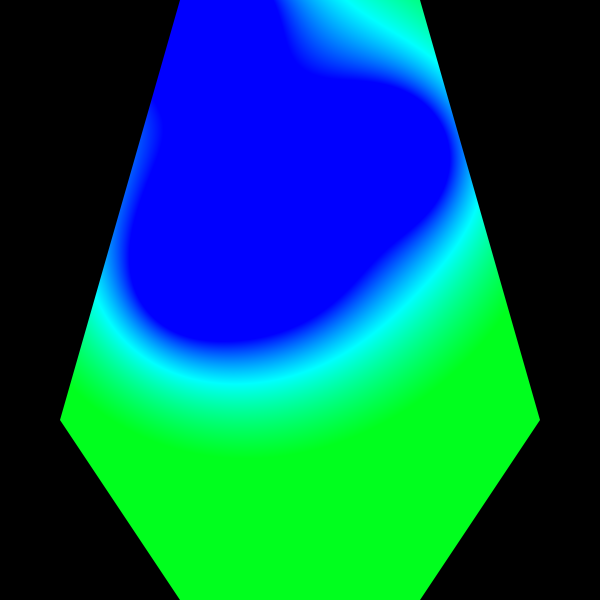
Frame 1 (no input)
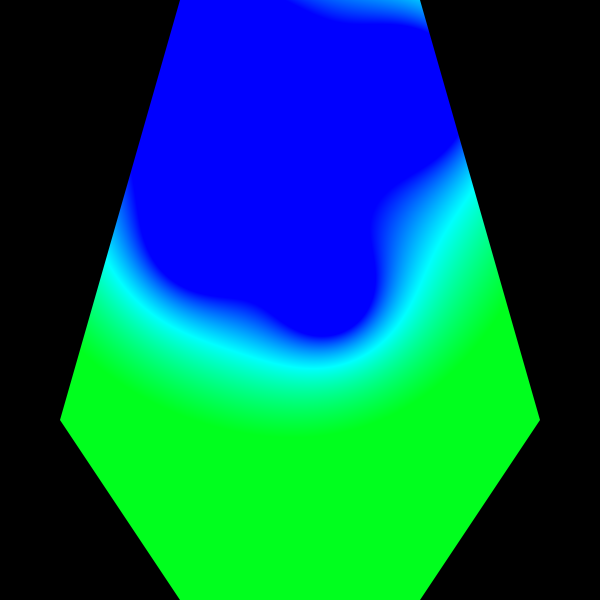
Frame 60 (the mouse pressed at the canvas centre just before this capture)
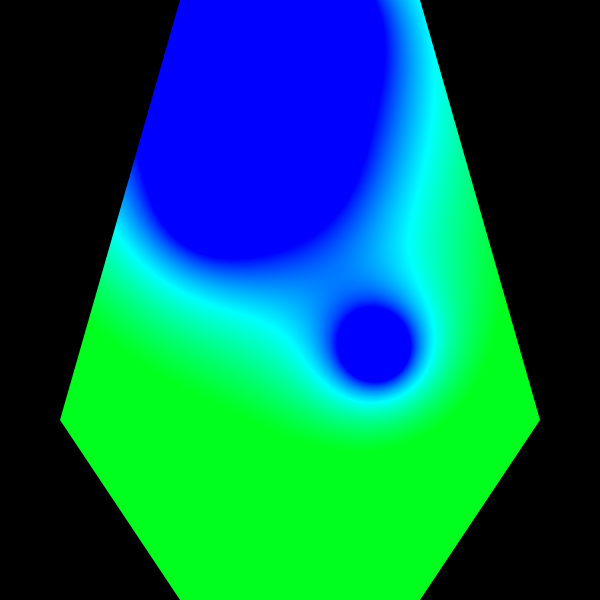
Frame 120 (the mouse held since frame 60 and released just before this capture)

The Processing sketch that drew these frames (run headless with seeded random() and noise(); from frame 60 on, the mouse is pressed at the canvas centre):

// Processing sketch: metaballs
// ── metaballs.pde
ArrayList<Point> points;
float scalar;
int randRange;
void setup(){
    size(600, 600);
    points = new ArrayList<Point>();
    scalar = 30;
    colorMode(HSB);
    randRange = 2;
    for (int i = 0; i < 6; i++){
        float x, y;
        x = random(width);
        y = random(height);
        while (x < width * .3 || x > width * .7)
            x = random(width);
        points.add(new Point(new PVector(x, y), new PVector(random(-randRange, randRange), random(-randRange, randRange))));
    }
}

void draw(){
    loadPixels();
    for(int j = 0; j < height; j++){
        for(int i = 0; i < width; i++){
            float sum = 0;
            for (Point p : points){
                sum += scalar * p.size / dist(i, j, p.pos.x, p.pos.y);
            }
            pixels[i + width * j] = color(constrain(sum, 90, map(240, 0, 360, 0, 255)), 255, 255);
        }
    }
    updatePixels();
    noStroke();
    fill(0);
    beginShape();
        vertex(0, 0);
        vertex(width * .3, 0);
        vertex(width * .1, height * .7);
        vertex(width * .3, height);
        vertex(0, height);
        vertex(0, 0);
    endShape();
    beginShape();
        vertex(width * .7, 0);
        vertex(width, 0);
        vertex(width, height);
        vertex(width * .7, height);
        vertex(width * .9, height * .7);
        vertex(width * .7, 0);
    endShape();
    for (Point p : points){
        p.update();    
    }
}

class Point{
    PVector pos, vec;
    float size;
    public Point(PVector a, PVector b){
        pos = a;
        vec = b;
        size = random(100, 200);
    }
    
    public void update(){
        pos.x += vec.x;
        pos.y += vec.y;
        //a
        if(pos.y < ((-7.0/2) * pos.x + height * 1.05) + (randRange * 2) && pos.y > ((-7.0/2) * pos.x + height * 1.05) - (randRange * 2)){
            vec.x *= -1;
            pos.x += vec.x;
            pos.y += vec.y;
        }
        //b
        else if(pos.y < ((3.0/2) * pos.x + height * .55) + (randRange * 2) && pos.y > ((3.0/2) * pos.x + height * .55) - (randRange * 2)){
            vec.x *= -1;
            pos.x += vec.x;
            pos.y += vec.y;
        }
        //c
        else if(pos.y < (-(3.0/2) * pos.x + height * 2.05) + (randRange * 2) && pos.y > (-(3.0/2) * pos.x + height * 2.05) - (randRange * 2)){
            vec.x *= -1;
            pos.x += vec.x;
            pos.y += vec.y;
        }
        //d
        else if(pos.y < ((7.0/2) * pos.x - height * 2.45) + (randRange * 2) && pos.y > ((7.0/2) * pos.x - height * 2.45) - (randRange * 2)){
            vec.x *= -1;
            pos.x += vec.x;
            pos.y += vec.y;
        }
        else if(pos.y < 0 || pos.y > height){
            vec.y *= -1;
            pos.x += vec.x;
            pos.y += vec.y;
        }
    }
}
